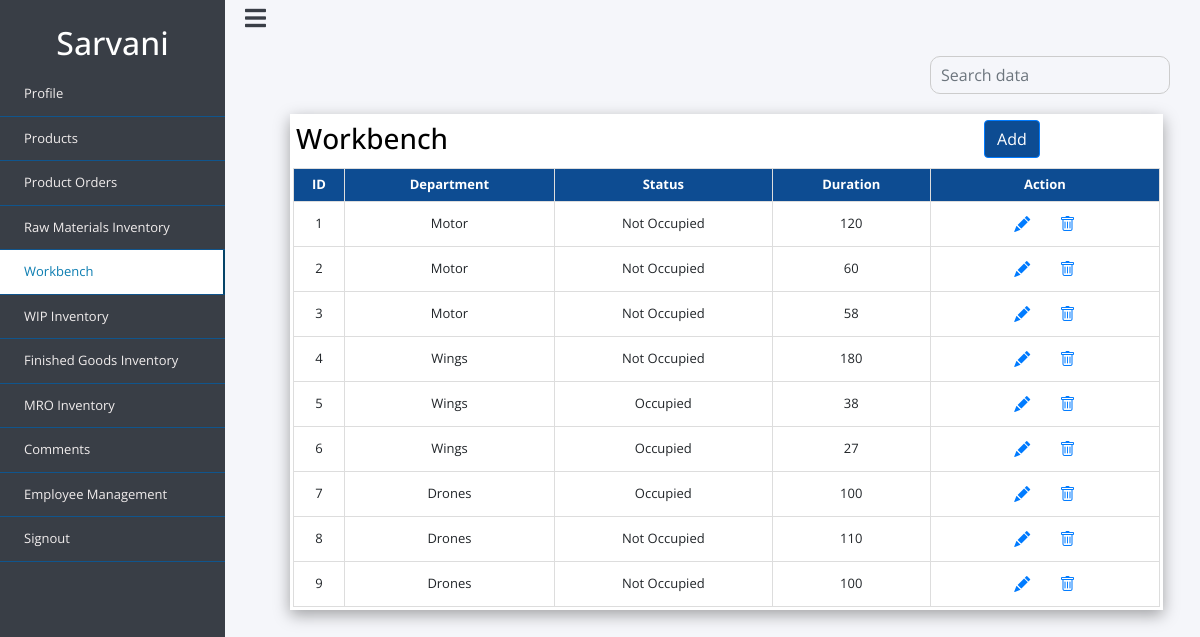
/admin_files/admin_workbench.php (signed in), run on an earlier commit of the app's database.
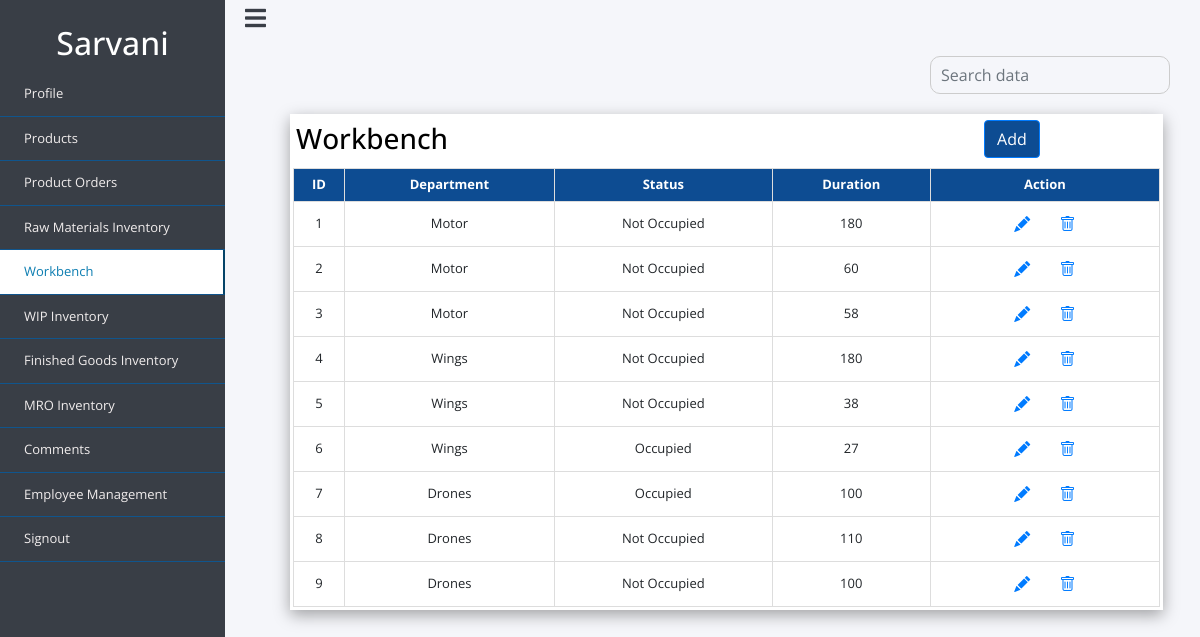
And on a later commit of the database.
### tables this page shows
CREATE TABLE `workbench` (
  `id` varchar(12) NOT NULL,
  `department` varchar(100) NOT NULL,
  `status` varchar(100) NOT NULL,
  `duration` int(11) NOT NULL
);

### admin_files/admin_workbench.php (the view, shortened to what this page needs)
<?php
include 'dbconnect.php';
?>
<!doctype html>
<html lang="en">
  <head>
    <link rel="stylesheet" href="https://stackpath.bootstrapcdn.com/bootstrap/4.4.1/css/bootstrap.min.css">
    <link rel="stylesheet" href="style2.css">
    <link rel="stylesheet" href="https://cdn.jsdelivr.net/npm/bootstrap-icons@1.7.2/font/bootstrap-icons.css">
     <link rel="stylesheet" href="https://use.fontawesome.com/releases/v5.8.1/css/all.css">
  </head>
  <body>
 <div class="wrapper">
        <div class="section">
            <div class="top_navbar">
                <div class="hamburger">
                    <a href="#">
                        <i class="fas fa-bars"></i>
                    </a>
                </div>
            </div>
        </div>
        <div class="sidebar">
            <div class="profile">
                <h2><?php echo $_SESSION['username']?></h2>
            </div>
            <ul>
                <li>
                    <a href="admin_profile.php">
                        <span class="item">Profile</span>
                    </a>
                </li>
                <li>
                    <a href="admin_products.php">
                        <span class="item">Products</span>
                    </a>
                </li>
                <li>
                    <a href="admin_porders.php" >
                        <span class="item">Product Orders</span>
                    </a>
                </li>
                <li>
                    <a href="admin_rawmaterials.php" >
                        <span class="item">Raw Materials Inventory</span>
                    </a>
                </li>
                <li>
                    <a href="admin_workbench.php"  class="active">
                        <span class="item">Workbench</span>
                    </a>
                </li>
                <li>
                    <a href="admin_wip.php">
                        <span class="item">WIP Inventory</span>
                    </a>
                </li>
                <li>
                    <a href="admin_finishedg.php" >
                        <span class="item">Finished Goods Inventory</span>
                    </a>
                </li>
                <li>
                    <a href="admin_mro.php" >
                        <span class="item">MRO Inventory</span>
                    </a>
                </li>
                 <li>
                 <a href="comments.php">
                        <span class="item">Comments</span>
                    </a>
                </li>
                <li>
                    <a href="admin_empmanage.php">
                        <span class="item">Employee Management</span>
                    </a>
                </li>
                <li>
                        <a href="logout.php"><span class="item">Signout</span></a>
                </li>
  </ul>
        </div>
   </div>
<div class="content">
    <form action="" method="POST">
                                    <div class="input-group">
                                        <input type="text" name="search" id="search" class="form-control" placeholder="Search data" >
                                    </div>
                                </form>
<div class="box">
<table class="user-info">
  <tr class="heading">
 <td> <h3><u>Workbench</u></h3></td>
  <td><button type="button" class="btn btn-primary"> <a class="but" href="add_workbench.php"> Add</a></button>
    </tr>
      <table class="products">
        <thead>
  <tr>
    <th>ID</th>
    <th>Department</th>
    <th>Status</th>
    <th>Duration</th>
    <th>Action</th>
  </tr>
  </thead>
  <tbody id="employee_table">
  <?php
  $sql = "SELECT * FROM `workbench`";
  $result = mysqli_query($conn, $sql);
    if ($result) {
      while($row = mysqli_fetch_assoc($result)) {
       $id=$row['id'];
          echo '<tr>
              <td>'.$row["id"].'</td>
              <td>'.$row["department"].'</td>
              <td>'.$row["status"].'</td>
               <td>'.$row["duration"].'</td>
               <td>
               <button type="button" class="btn btn-link"> <a href="edit_workbench.php?editid='.$id.'">  <span class="bi bi-pencil-fill"></span></a></button>
               <button type="button" class="btn btn-link"><a href="delete_workbench.php?deleteid='.$id.'"> <span class="bi bi-trash"></span></button>
</td>
             </tr>';
  }
}
?>
</tbody>
</table>
</div>
</div>
</body>
</html>

What changed in the data, as far as the page shows it:
changed workbench id 1: duration "120" → "180"
changed workbench id 5: status "Occupied" → "Not Occupied"
